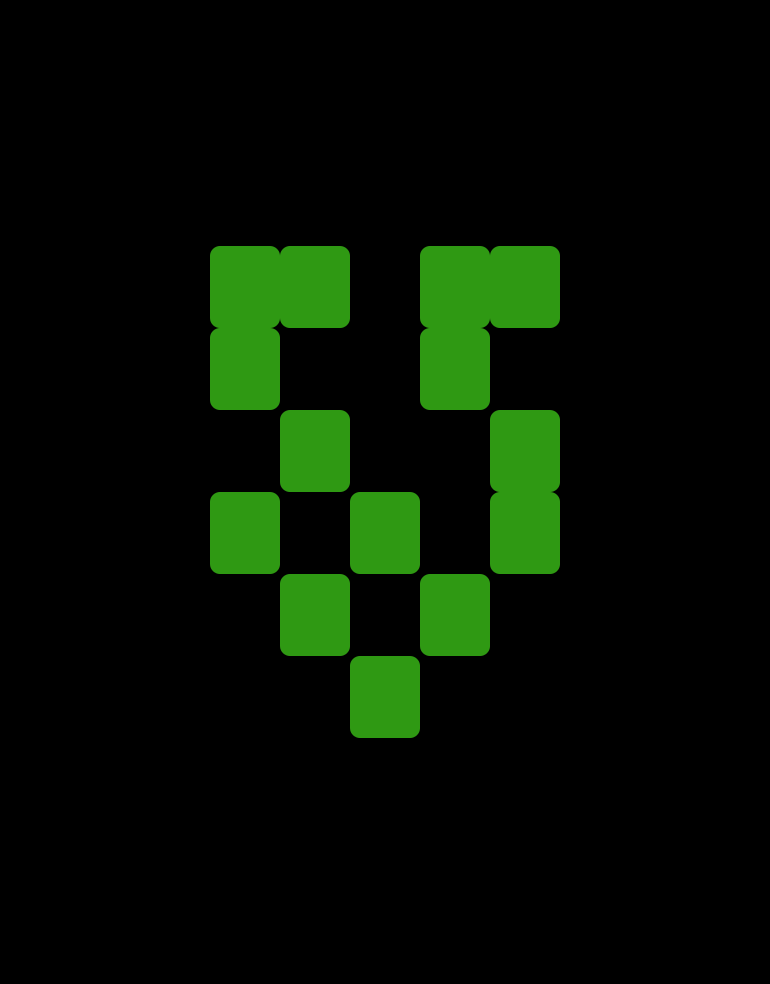

Tiled map render using the project's own tile images. Description and the map definition, with tile-layer contents summarised, below:
An orthogonal 11x12 tile map with 70x82 px tiles, 1 tile layer (base).

<map version="1.0" orientation="orthogonal" renderorder="right-down" width="11" height="12" tilewidth="70" tileheight="82" nextobjectid="1">
 <tileset firstgid="1" source="tiledsets.tsx" />
 <layer name="base" width="11" height="12">
  <data>[132 cells, 14 non-empty, 1 distinct tile ids]</data>
 </layer>
</map>